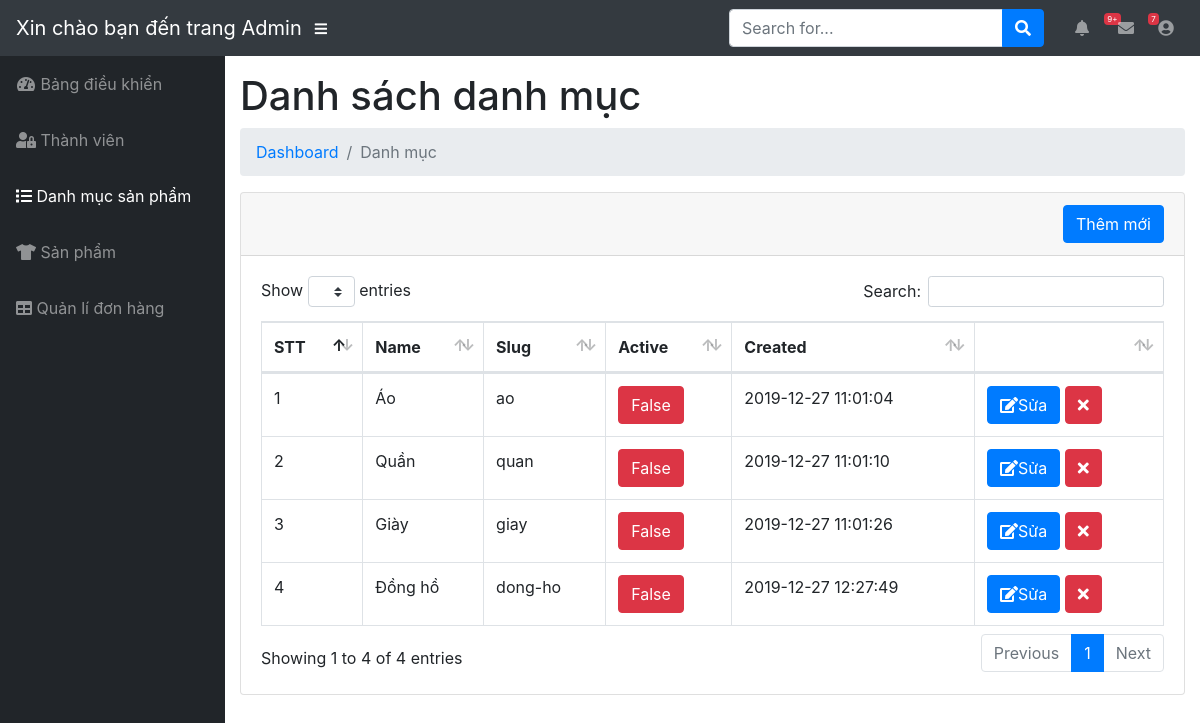
/doanchuyennganh/admin/modules/category/index.php (signed in), run on the app's committed database.
### tables this page shows
CREATE TABLE `category` (
  `id` int(11) NOT NULL,
  `name` varchar(100) DEFAULT NULL,
  `slug` varchar(100) DEFAULT NULL,
  `images` varchar(100) DEFAULT NULL,
  `banner` varchar(100) DEFAULT NULL,
  `active` tinyint(4) DEFAULT 0,
  `status` tinyint(4) DEFAULT 1,
  `class` varchar(100) NOT NULL,
  `created_at` timestamp NOT NULL DEFAULT current_timestamp(),
  `updated_at` timestamp NOT NULL DEFAULT current_timestamp() ON UPDATE current_timestamp()
);

### doanchuyennganh/lib/database.php (called while the page is built, shortened)
<?php
class Database
{
    public $link;
    public function __construct()
    {
        $this->link = mysqli_connect("localhost:3306", "root", "", "cuoiky") or die();
        mysqli_set_charset($this->link, "utf8");
    }
    public function fetchAll($table)
    {
        $sql = "SELECT * FROM {$table} WHERE 1";
        $result = mysqli_query($this->link, $sql) or die("Lỗi Truy Vấn fetchAll " . mysqli_error($this->link));
        $data = [];
        if ($result) {
            while ($num = mysqli_fetch_assoc($result)) {
                $data[] = $num;
            }
        }
        return $data;
    }
}

### doanchuyennganh/admin/autoload/autoload.php (called while the page is built, shortened)
<?php
require_once __DIR__ . "/../../lib/database.php";
$db = new Database;

### doanchuyennganh/admin/modules/category/index.php (the view, shortened to what this page needs)
<?php
    require_once __DIR__. "/../../autoload/autoload.php";
    $category = $db -> fetchAll("category");
?>
<?php require_once __DIR__. "/../../layouts/header.php" ?>
    <div id="content-wrapper">
      <div class="container-fluid">
          <h1 class="page-header">Danh sách danh mục</h1>
        <ol class="breadcrumb">
          <li class="breadcrumb-item">
            <a href="index.html">Dashboard</a>
          </li>
          <li class="breadcrumb-item active">Danh mục</li>
        </ol>
        <div class="row">
            <div class="col-md-12">
            <div class="card mb-3">
          <div class="card-header">
            <a href="add.php">
                <button class="btn btn-primary float-right">Thêm mới</button>
            </a>
        </div>
          <div class="card-body">
            <div class="table-responsive">
              <table class="table table-bordered" id="dataTable" width="100%" cellspacing="0">
                <thead>
                  <tr>
                    <th>STT</th>
                    <th>Name</th>
                    <th>Slug</th>
                    <th>Active</th>
                    <th>Created</th>
                    <th></th>
                  </tr>
                </thead>
                <tbody>
                 <?php $stt = 1; foreach ($category as $item): ?>
                      <tr>
                        <td><?php echo $stt ?></td>
                        <td><?php echo $item['name'] ?></td>
                        <td><?php echo $item['slug'] ?></td>
                         <td>
                          <a class="btn btn-xs <?php echo $item['active'] == 1 ? 'btn-primary' : 'btn-danger' ?>" href="active.php?id=<?php echo $item['id'] ?>">
                            <?php echo $item['active'] == 1 ? 'True' : 'False' ?>
                         </a>
                        <td><?php echo $item['created_at'] ?></td>
                        <td>
                          <a class="btn btn-xs btn-primary" href="edit.php?id=<?php echo $item['id'] ?>"><i class="fa fa-edit"></i>Sửa</a>
                          <a class="btn btn-xs btn-danger" href="delete.php?id=<?php echo $item['id'] ?>"><i class="fa fa-times"></i></a>
                        </td>
                      </tr>
                 <?php $stt++ ;  endforeach  ?>
                </tbody>
              </table>
            </div>
          </div>
        </div>
        </div>
       </div>
        </div>
     <?php require_once __DIR__. "/../../layouts/footer.php" ?>

### data on the page
category: name "Áo", slug "ao", active "False", created_at "2019-12-27 11:01:04"
category: name "Quần", slug "quan", active "False", created_at "2019-12-27 11:01:10"
category: name "Giày", slug "giay", active "False", created_at "2019-12-27 11:01:26"
category: name "Đồng hồ", slug "dong-ho", active "False", created_at "2019-12-27 12:27:49"
